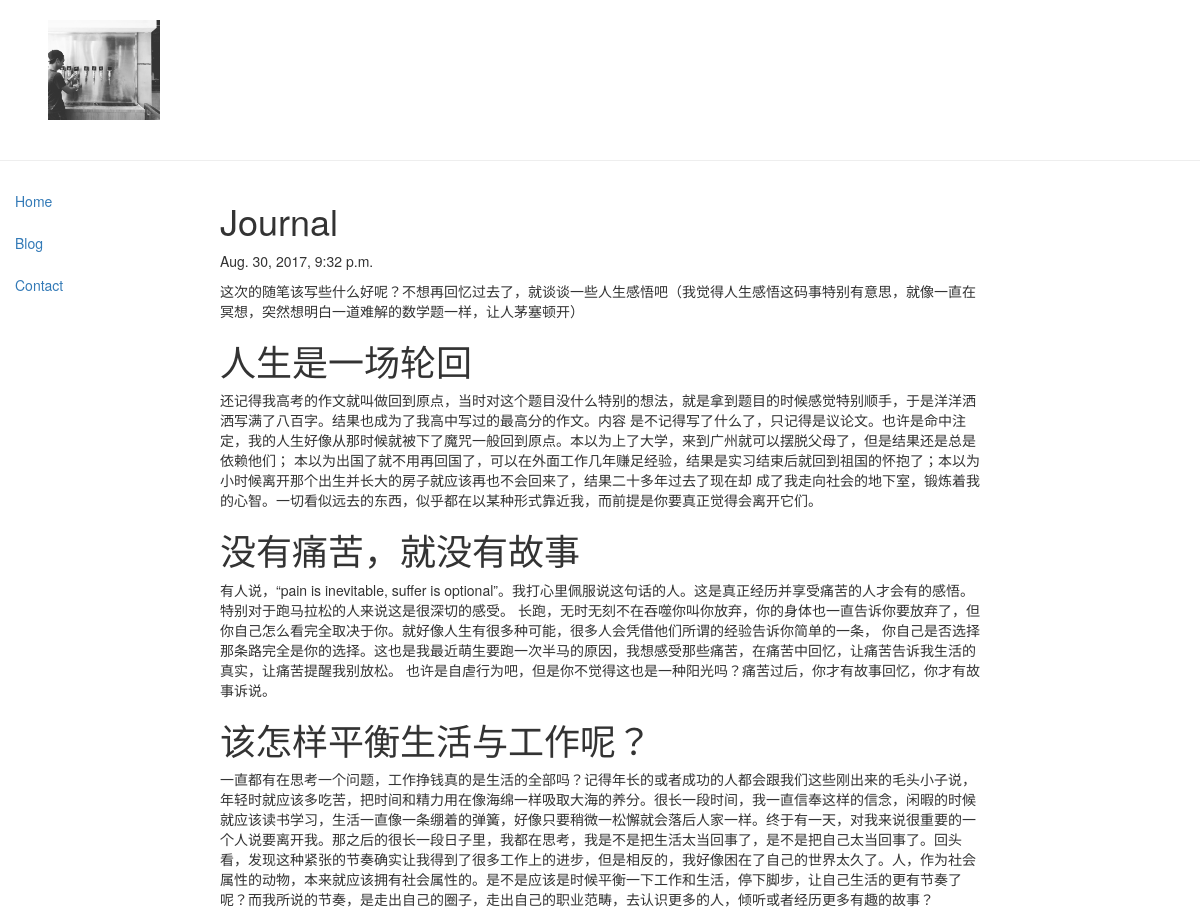
The page /life_blog/post/1/ on the database its author committed.
### life_blog/models.py (models this page shows, shortened)
class Post(models.Model):
    title = models.CharField(max_length=200)
    text = models.TextField()
    created_date = models.DateTimeField(
            default=timezone.now)
    published_date = models.DateTimeField(
            blank=True, null=True)

### life_blog/views.py (the view)
# urls.py: url(r'^post/(?P<pk>\d+)/$', views.post_detail, name='life_post_detail')
def post_detail(request, pk):
	post = get_object_or_404(Post, pk=pk)
	return render(request, 'life_post_detail.html', {'post':post})

### life_blog/templates/life_post_detail.html
{% extends 'life_base.html' %}
{% load markdown_deux_tags %}
{% block content %}
  <div class="post">
    <h1>{{ post.title }}</h1>
      <div class="date">
          {{ post.published_date }}
      </div>
      <p>{{ post.text|markdown }}</p>
  </div>
{% endblock %}

### life_blog/templates/life_base.html (shortened to what this page needs)
{% load staticfiles %}
<!DOCTYPE html>
<html lang="en" ng-app="store">
<head>
    <link rel="stylesheet" type="text/css" href="https://maxcdn.bootstrapcdn.com/bootstrap/3.3.7/css/bootstrap.min.css"/>
    <link rel="stylesheet" type="text/css" href="{% static 'life_blog_static/css/custom.css' %}"/>
</head>
<body>
  <div class="row" style="padding:20px;">
    <div class="col-sm-2">
      <center>
        <img src="{% static 'life_blog_static/images/me.jpg' %}" alt="profile" style="max-height:100px;" class="responsive-img">
      </center>
    </div>
  </div>
  <hr>
  <div class="row">
    <div class="col-sm-2">
      <div class="bs-sidebar" id="sidebar" style="background-color:#fff">
        <ul class="nav nav-pills nav-stacked">
          <li><a href="/">Home</a></li>
          <li><a href="#">Blog</a></li>
          <li><a href="#">Contact</a></li>
        </ul>
      </div>
    </div>
    <div class="col-sm-8">
      <div class="post container-fluid">
      {% block content %}
      {% endblock %}
      </div>
    </div>
  </div>
</body>
</html>

### life_blog/life_blog_static/css/custom.css (style rules this page uses)
img { max-width: 50em; margin: 0 auto; }

### rows shown on the page
Post: title "Journal", published_date "Aug. 30, 2017, 9:32 p.m.", text "这次的随笔该写些什么好呢？不想再回忆过去了，就谈谈一些人生感悟吧（我觉得人生感悟这码事特别有意思，就像一直在冥想，突然想明白一道难解的数学题一样，让人茅塞顿开） 人生是一场轮回 还记得我高考的作文就叫做回到原点，当时对这个题目没什么特别的想法，就是拿到题目的时候感觉特别顺手，于是洋洋洒洒写满了八百字。结果也成为了我高中写过的最高分的作文。内容 是不记得写了什么了，只记得是议论文。也许是命中注定，我的人生好像从那时候就被下了魔咒一般回到原点。本以为上了大学，来到广州就可以摆脱父母了，但是结果还是总是依赖他们； 本以为出国了就不用再回国了，可以在外面工作几年赚足经验，结果是实习结束后就回到祖国的怀抱了；本以为小时候离开那个出生并长大的房子就应该再也不会回来了，结果二十多年过去了现在却 成了我走向社会的地下室，锻炼着我的心智。一切看似远去的东西，似乎都在以某种形式靠近我，而前提是你要真正觉得会离开它们。 没有痛苦，就没有故事 有人说，“pain is inevitable, suffer is optional”。我打心里佩服说这句话的人。这是真正经历并享受痛苦的人才会有的感悟。特别对于跑马拉松的人来说这是很深切的感受。 长跑，无时无刻不在吞噬你叫你放弃，你的身体也一直告诉你要放弃了，但你自己怎么看完全取决于你。就好像人生有很多种可能，很多人会凭借他们所谓的经验告诉你简单的一条， 你自己是否选择那条路完全是你的选择。这也是我最近萌生要跑一次半马的原因，我想感受那些痛苦，在痛苦中回忆，让痛苦告诉我生活的真实，让痛苦提醒我别放松。…"
